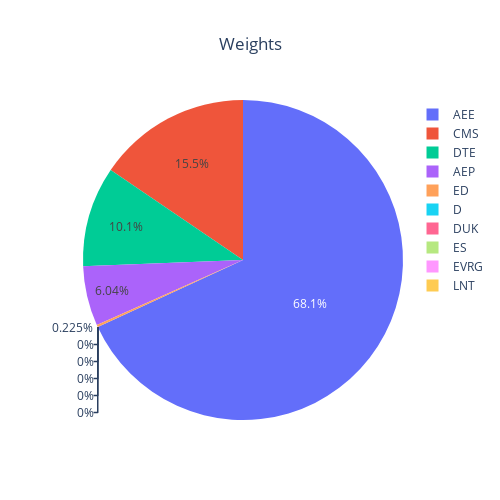

Source (notebook cell):
### Code cell
weightsPlot(MVOTangentPortfolio(prices = prices, cov_matrix_method="oracle"))

### Figure 1 — Plotly figure (JSON) as saved in the notebook; plotly's stock layout.template omitted (floating-point values rounded to 4 significant figures)
{"data": [{"labels": ["AEE", "AEP", "CMS", "D", "DTE", "DUK", "ED", "ES", "EVRG", "LNT"], "type": "pie", "values": [0.6811, 0.06042, 0.155, 0, 0.1012, 0, 0.002251, 0, 0, 0]}], "layout": {"height": 500, "title": {"text": "Weights", "x": 0.5}, "width": 500}}
